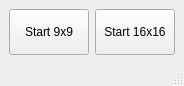
<?xml version="1.0" encoding="UTF-8"?>
<ui version="4.0">
 <class>launcher</class>
 <widget class="QMainWindow" name="launcher">
  <property name="geometry">
   <rect>
    <x>0</x>
    <y>0</y>
    <width>184</width>
    <height>86</height>
   </rect>
  </property>
  <property name="sizePolicy">
   <sizepolicy hsizetype="Minimum" vsizetype="Minimum">
    <horstretch>0</horstretch>
    <verstretch>0</verstretch>
   </sizepolicy>
  </property>
  <property name="windowTitle">
   <string>Launcher</string>
  </property>
  <widget class="QWidget" name="centralwidget">
   <property name="sizePolicy">
    <sizepolicy hsizetype="Minimum" vsizetype="Minimum">
     <horstretch>0</horstretch>
     <verstretch>0</verstretch>
    </sizepolicy>
   </property>
   <layout class="QHBoxLayout" name="horizontalLayout">
    <item>
     <widget class="QPushButton" name="Start9x9">
      <property name="sizePolicy">
       <sizepolicy hsizetype="Minimum" vsizetype="Minimum">
        <horstretch>0</horstretch>
        <verstretch>0</verstretch>
       </sizepolicy>
      </property>
      <property name="text">
       <string>Start 9x9</string>
      </property>
     </widget>
    </item>
    <item>
     <widget class="QPushButton" name="Start16x16">
      <property name="sizePolicy">
       <sizepolicy hsizetype="Minimum" vsizetype="Minimum">
        <horstretch>0</horstretch>
        <verstretch>0</verstretch>
       </sizepolicy>
      </property>
      <property name="text">
       <string>Start 16x16</string>
      </property>
     </widget>
    </item>
   </layout>
  </widget>
  <widget class="QMenuBar" name="menubar">
   <property name="geometry">
    <rect>
     <x>0</x>
     <y>0</y>
     <width>184</width>
     <height>22</height>
    </rect>
   </property>
  </widget>
  <widget class="QStatusBar" name="statusbar"/>
 </widget>
 <resources/>
 <connections/>
</ui>
